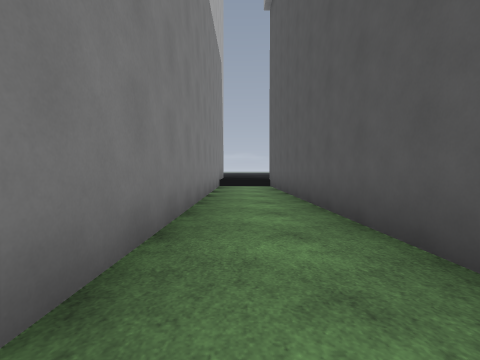
[1] (above)

16 first-person views from a walk through a Godot game level. The camera is 1.2 m above the floor, tilts 2° down and sees 85° across. The floor is counted in squares, 2 m on a side. Each view is taken from the middle of a square. On the plan, view 1 faces up. The plan holds only what a view shows up to about 9 squares ahead; the rest is blank. The place goes on beyond the plan. Some surface patterns are stand-ins.

[2]
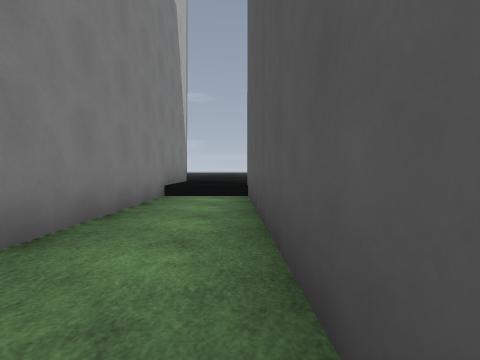

[3]
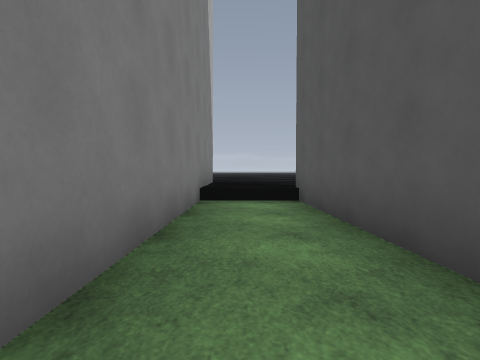

[4]
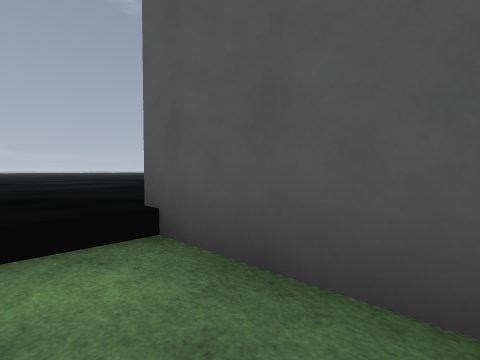

[5]
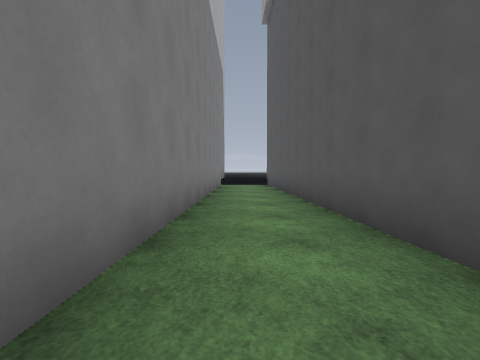

[6]
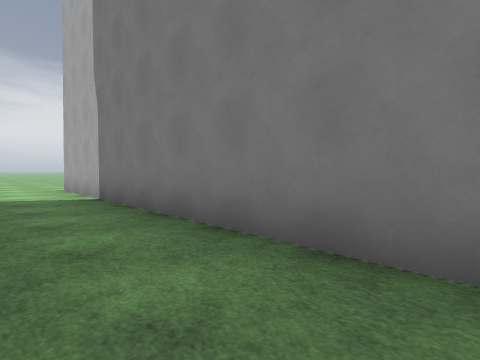

[7]
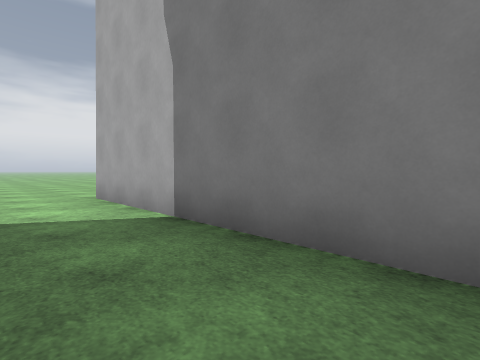

[8]
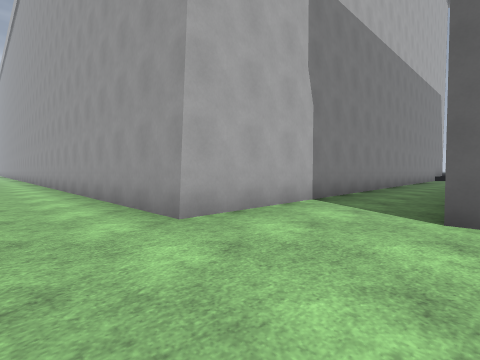

[9]
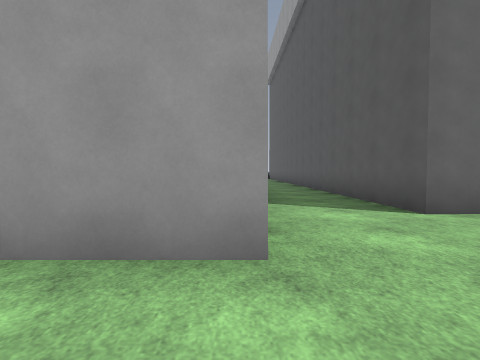

[10]
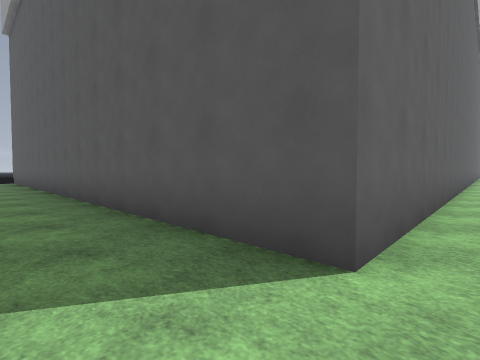

[11]
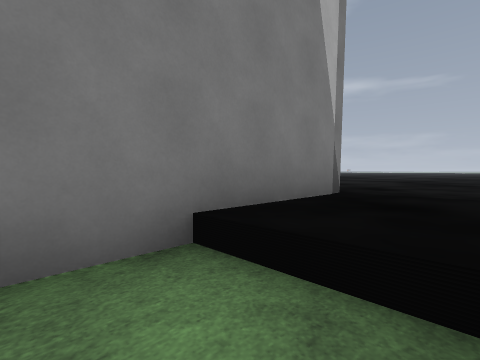

[12]
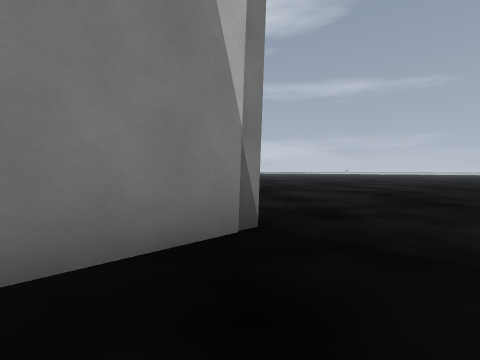

[13]
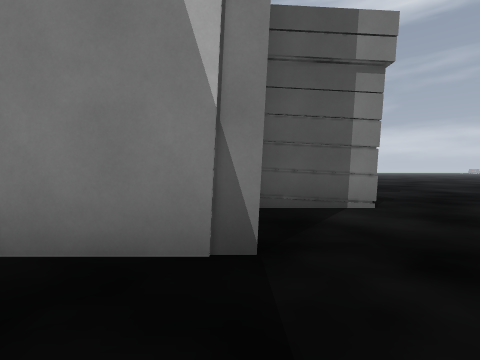

[14]
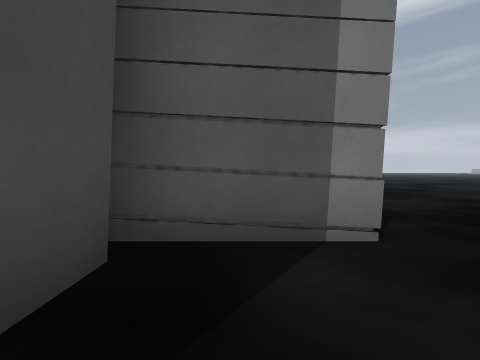

[15]
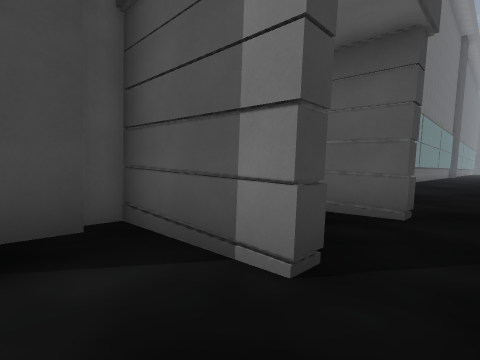

[16]
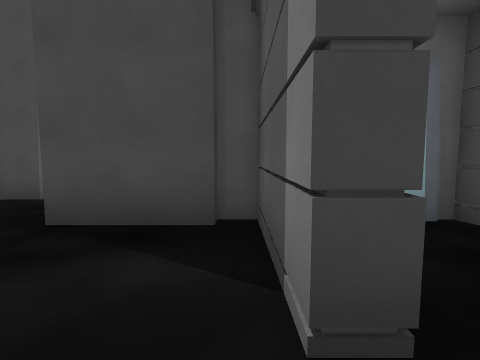

### Floor plan
Key: @ floor where view 1 was taken; # wall or solid block; . main floor; - floor 0.5 m lower than the main floor.
Columns run from 12 left of view 1 to 3 right of it. Each row starts with its distance up from view 1.
 21            ..
 20    ...    ....
 19    ..... ......
 18     ............
 17      ...........
 16  ...............
 15 ......#..#......
 14 ..    #  #......
 13       ######...
 12            #...
 11            #...
 10            #--#
  9            #--#
  8            #--#
  7            #--#
  6            #--#
  5            #--#
  4            #--#
  3            #--#
  2            #--#
  1            #--#
  0            #@-#
 -1            #--#
 -2            #--#
 -3            #--#
 -4            #--#
 -5            #--##
 -6            #----
 -7    #########---
 -8    ------------
 -9      ----------
-10            ---
-11            --

Where each view was taken, in squares from view 1:
view 1: 0 up, 0 right, facing up
view 2: 4 up, 1 right, facing up
view 3: 5 up, 0 right, facing up
view 4: 8 up, 0 right, facing up-right
view 5: 1 down, 0 right, facing up
view 6: 2 up, 1 right, facing down-left
view 7: 1 down, 1 right, facing down-left
view 8: 9 down, 2 right, facing up-left
view 9: 9 down, 1 left, facing up
view 10: 6 down, 0 right, facing up-right
view 11: 9 up, 1 right, facing up-left
view 12: 11 up, 1 right, facing up-left
view 13: 13 up, 1 right, facing left
view 14: 14 up, 1 left, facing left
view 15: 16 up, 2 left, facing down-left
view 16: 16 up, 3 left, facing down
